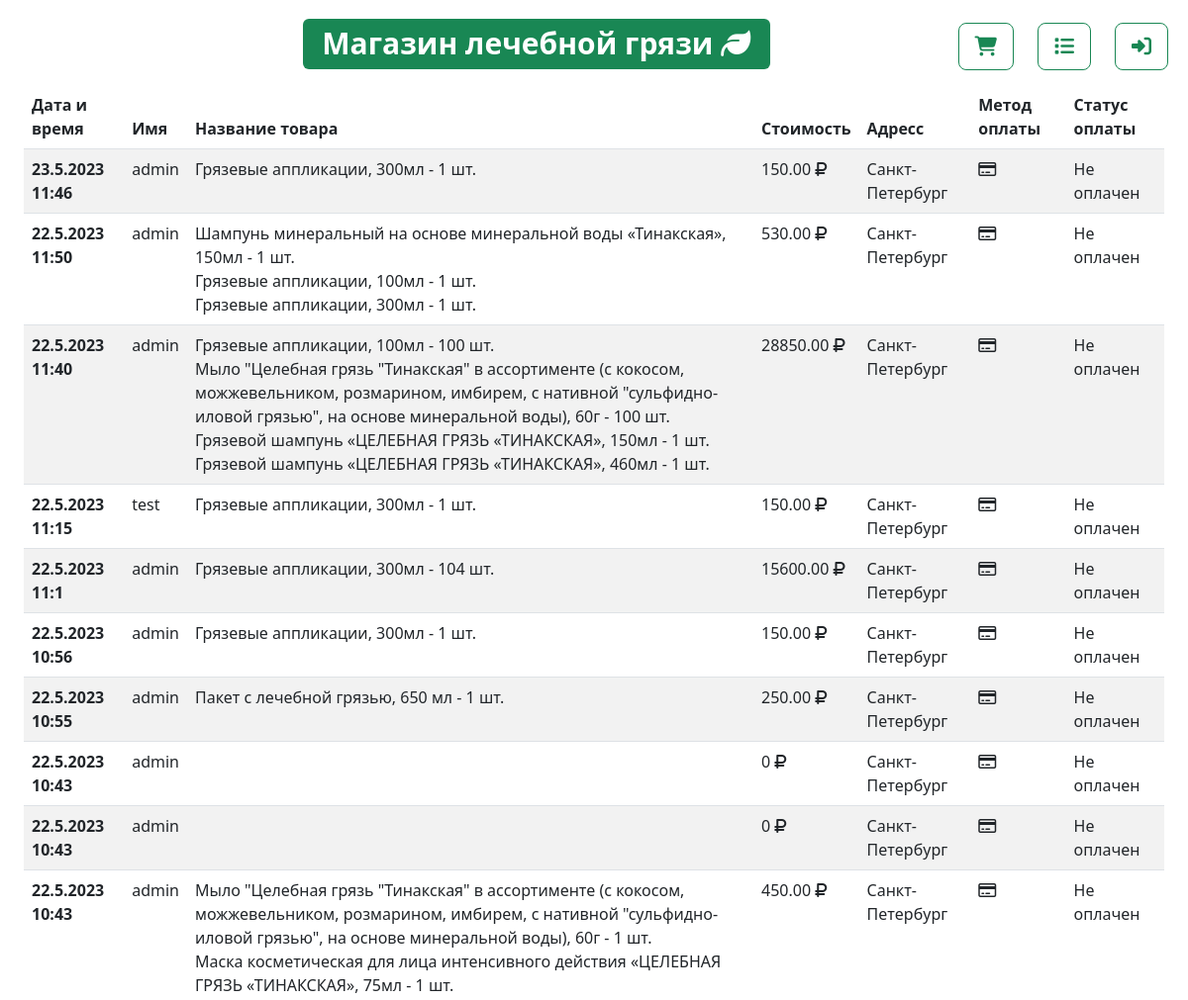
The app's page /show_orders (signed in, upper part), older data.
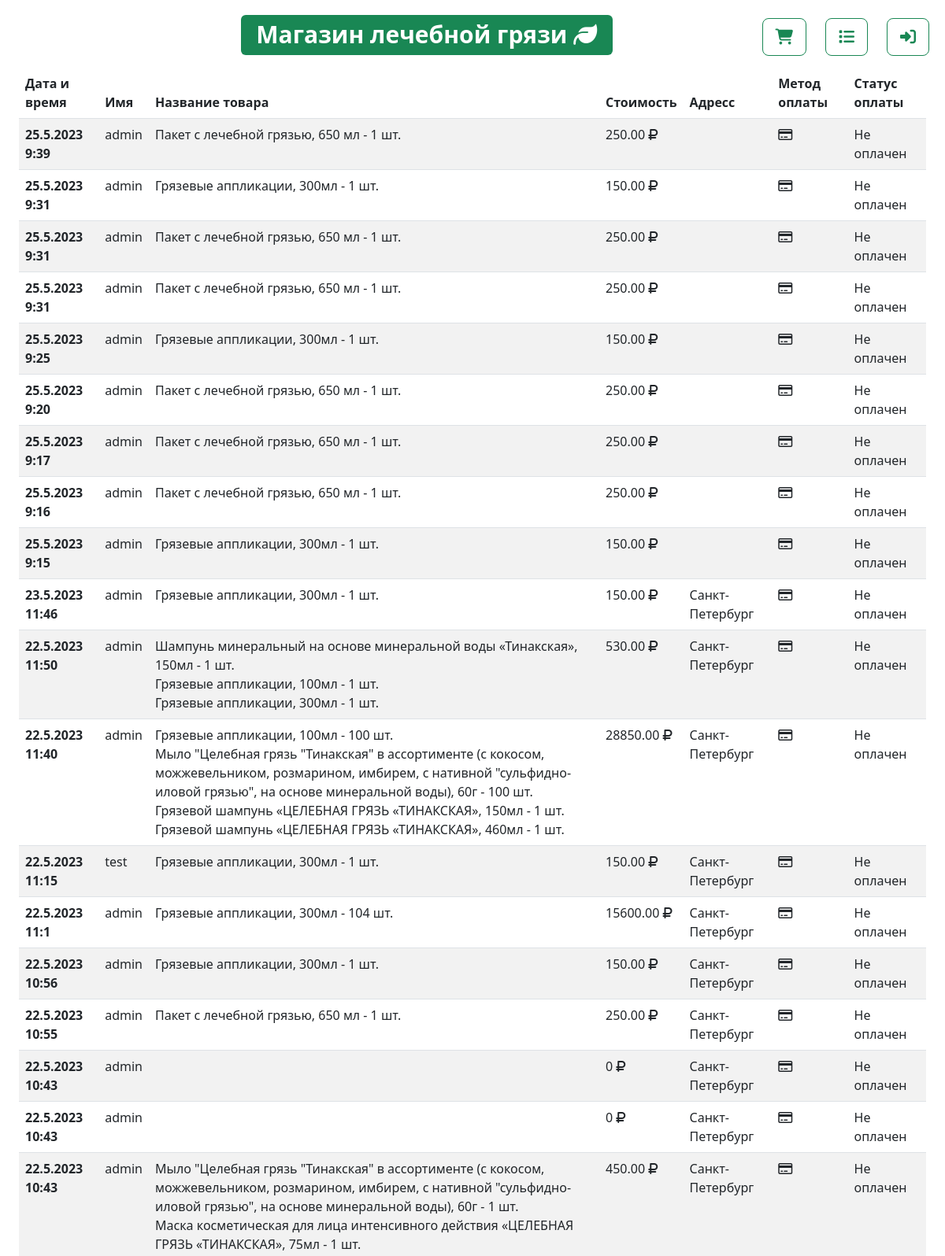
The same page, newer data.
### shop/models.py (models this page shows, shortened)
class Order(models.Model):
    user_id = models.ForeignKey(User, on_delete=models.CASCADE)
    order_date = models.DateTimeField(auto_now_add=True)
    address = models.TextField(null=False)
    payment_method = models.CharField(max_length=1, choices=[(0, "Наличный расчет"), (1, "Безналичный расчет")], default=1)
    payment_status = models.CharField(max_length=1, choices=[(0, "Неоплачен"), (1, "Оплачен")], default=0)

class Product(models.Model):
    name = models.CharField(max_length=255, null=False)
    description = models.TextField(blank=True)
    price = models.DecimalField(max_digits=10, decimal_places=2)
    image = models.ImageField(null=True, blank=True, upload_to='images/')
    quantify = models.PositiveIntegerField()

### shop/views.py (the view)
# urls.py: path('show_orders', views.show_orders, name='show_orders'),
def show_orders(request):
    if request.user.is_authenticated:
        if request.user.is_staff:
            orders = Order.objects.values('user_id__username', 'order_date', 'id', 'address', 'payment_method',
                                      'payment_status').order_by('-order_date')
        else:
            orders = Order.objects.filter(user_id=request.user.id).values('user_id__username', 'order_date', 'id', 'address', 'payment_method',
                                          'payment_status').order_by('-order_date')
        total = 0
        for order in orders:
            order_details = OrderDetails.objects.filter(order_id=order['id']).values('product_id__name',
                                                                                     'selling_price', 'quantify')
            order['order_detail'] = order_details
            for order_detail in order_details:
                total += (order_detail['selling_price'] * order_detail['quantify'])
            order['total'] = total
            total = 0
        context = {
            'orders': orders,
        }
        return render(request, 'shop/orders.html', context)
    else:
        return redirect('login')

### shop/templates/shop/orders.html (shortened to what this page needs)
{% extends 'shop/layout.html' %}
{% block content %}
<div class="container-fluid">
  <table class="table table-striped">
    <thead>
      <tr>
        <th scope="col">Дата и время</th>
        <th scope="col">Имя</th>
        <th scope="col">Название товара</th>
        <th scope="col">Стоимость</th>
        <th scope="col">Адресс</th>
        <th scope="col">Метод оплаты</th>
        <th scope="col">Статус оплаты</th>
      </tr>
    </thead>
    <tbody>
        {% for order in orders %}
            <tr>
                <th scope="row">{{ order.order_date.day }}.{{ order.order_date.month }}.{{ order.order_date.year }}<br> {{ order.order_date.hour }}:{{ order.order_date.minute }}</th>
                <td>{{ order.user_id__username }}</td>
                <td>
                    {% for orderd in order.order_detail %}
                        {{ orderd.product_id__name }} - {{ orderd.quantify }} шт.<br>
                    {% endfor %}
                </td>
                <td>{{ order.total }} <i class="fa-solid fa-ruble-sign"></i></td>
                <td>{{ order.address }}</td>
                <td>
                    {% if order.payment_method == '0' %}
                      <i class="fa-solid fa-money-bill-wave"></i>
                    {% else %}
                      <i class="fa-regular fa-credit-card"></i>
                    {% endif %}
                </td>
                <td>
                  {% if order.payment_status == '0' %}
                    Не оплачен
                  {% else %}
                    Оплачен
                  {% endif %}
                </td>
            </tr>
        {% endfor %}
    </tbody>
  </table>
  </div>
{% endblock %}

### shop/templates/shop/layout.html (shortened to what this page needs)
{% load static %}
<!DOCTYPE html>
<html lang="ru">
<head>
    <link rel="stylesheet" href="https://cdn.jsdelivr.net/npm/bootstrap@5.2.3/dist/css/bootstrap.min.css">
</head>
<body>
    <nav class="navbar mt-2 ms-2 me-2">
        <div class="container-fluid">
            <div class="flex-fill text-center ms-5 ps-5"><a href="{% url 'home' %}"><h1><span class="badge text-bg-success">Магазин лечебной грязи <i class="fa-solid fa-leaf"></i></span></h1></a></div>
            <div class="row align-items-center">
                <div class="col"><a href="{% url 'show_cart' %}"><button class="btn btn-outline-success btn-lg" type="button"><i class="fa-solid fa-cart-shopping"></i></button></a></div>
                <div class="col"><a href="{% url 'show_orders' %}"><button class="btn btn-outline-success btn-lg" type="button"><i class="fa-solid fa-list"></i></button></a></div>
                {% if user.is_authenticated %}
                    <div class="col"><a href="{% url 'logout' %}"><button class="btn btn-outline-success btn-lg" type="button"><i class="fa-solid fa-right-to-bracket"></i></button></a></div>
                {% else %}
                    <div class="col"><a href="{% url 'login' %}"><button class="btn btn-outline-success btn-lg" type="button"><i class="fa-solid fa-user"></i></button></a></div>
                {% endif %}
            </div>
        </div>
    </nav>
    <div class="container-fluid">
        {% block content %}
        {% endblock %}
    </div>
</body>
</html>

Row changes from the older to the newer data that the page shows:
added Order: order_date.day "25", order_date.month "5", order_date.year "2023", order_date.hour "9", order_date.minute "39", user_id__username "admin", total "250.00", payment_method "1" (drawn), payment_status "Не оплачен", Product (product_id__name "Пакет с лечебной грязью, 650 мл", quantify "1")
added Order: order_date.day "25", order_date.month "5", order_date.year "2023", order_date.hour "9", order_date.minute "31", user_id__username "admin", total "150.00", payment_method "1" (drawn), payment_status "Не оплачен", Product (product_id__name "Грязевые аппликации, 300мл", quantify "1")
added Order: order_date.day "25", order_date.month "5", order_date.year "2023", order_date.hour "9", order_date.minute "31", user_id__username "admin", total "250.00", payment_method "1" (drawn), payment_status "Не оплачен", Product (product_id__name "Пакет с лечебной грязью, 650 мл", quantify "1")
added Order: order_date.day "25", order_date.month "5", order_date.year "2023", order_date.hour "9", order_date.minute "31", user_id__username "admin", total "250.00", payment_method "1" (drawn), payment_status "Не оплачен", Product (product_id__name "Пакет с лечебной грязью, 650 мл", quantify "1")
added Order: order_date.day "25", order_date.month "5", order_date.year "2023", order_date.hour "9", order_date.minute "25", user_id__username "admin", total "150.00", payment_method "1" (drawn), payment_status "Не оплачен", Product (product_id__name "Грязевые аппликации, 300мл", quantify "1")
added Order: order_date.day "25", order_date.month "5", order_date.year "2023", order_date.hour "9", order_date.minute "20", user_id__username "admin", total "250.00", payment_method "1" (drawn), payment_status "Не оплачен", Product (product_id__name "Пакет с лечебной грязью, 650 мл", quantify "1")
added Order: order_date.day "25", order_date.month "5", order_date.year "2023", order_date.hour "9", order_date.minute "17", user_id__username "admin", total "250.00", payment_method "1" (drawn), payment_status "Не оплачен", Product (product_id__name "Пакет с лечебной грязью, 650 мл", quantify "1")
added Order: order_date.day "25", order_date.month "5", order_date.year "2023", order_date.hour "9", order_date.minute "16", user_id__username "admin", total "250.00", payment_method "1" (drawn), payment_status "Не оплачен", Product (product_id__name "Пакет с лечебной грязью, 650 мл", quantify "1")
added Order: order_date.day "25", order_date.month "5", order_date.year "2023", order_date.hour "9", order_date.minute "15", user_id__username "admin", total "150.00", payment_method "1" (drawn), payment_status "Не оплачен", Product (product_id__name "Грязевые аппликации, 300мл", quantify "1")
